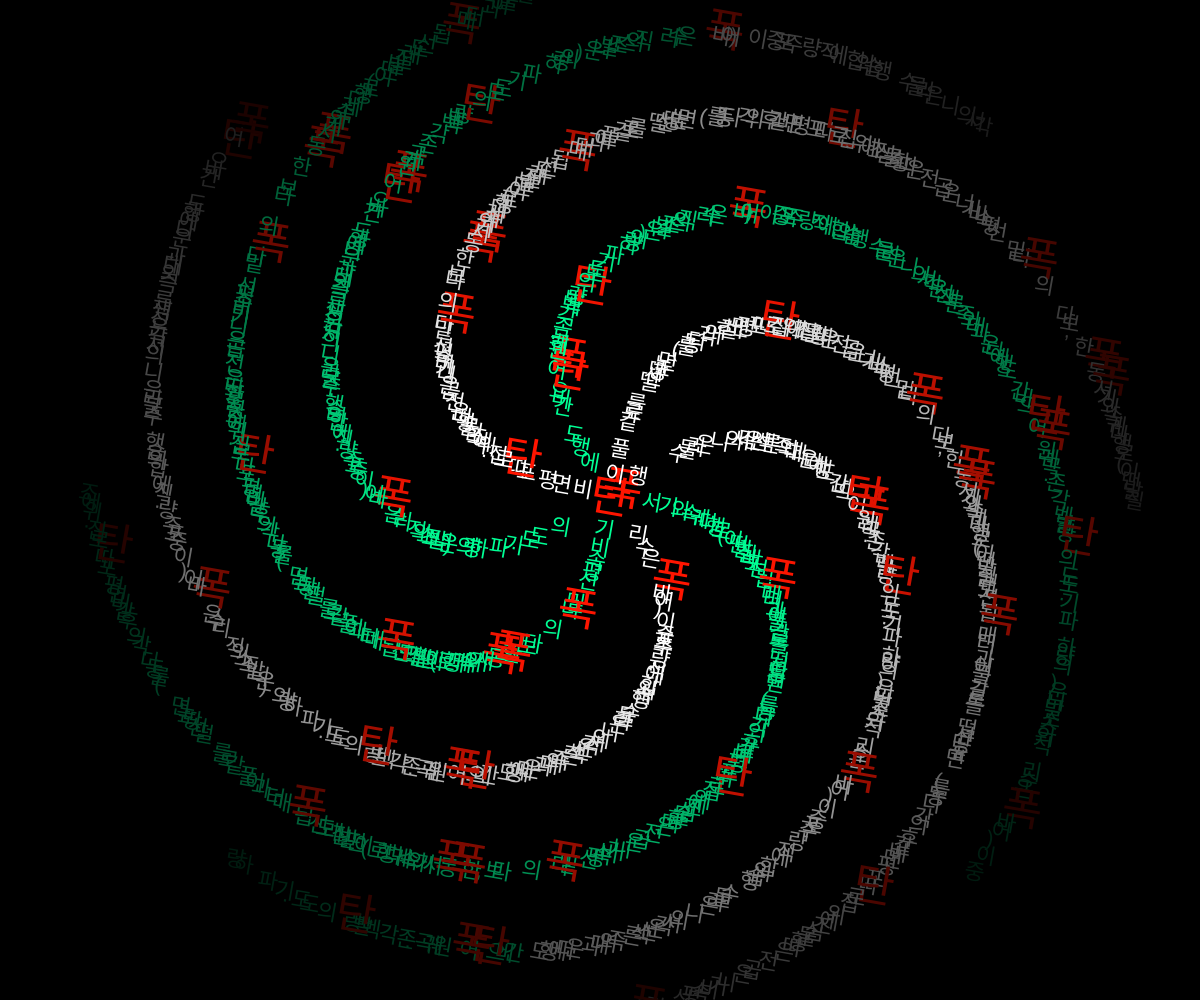
Frame 1 (no input)
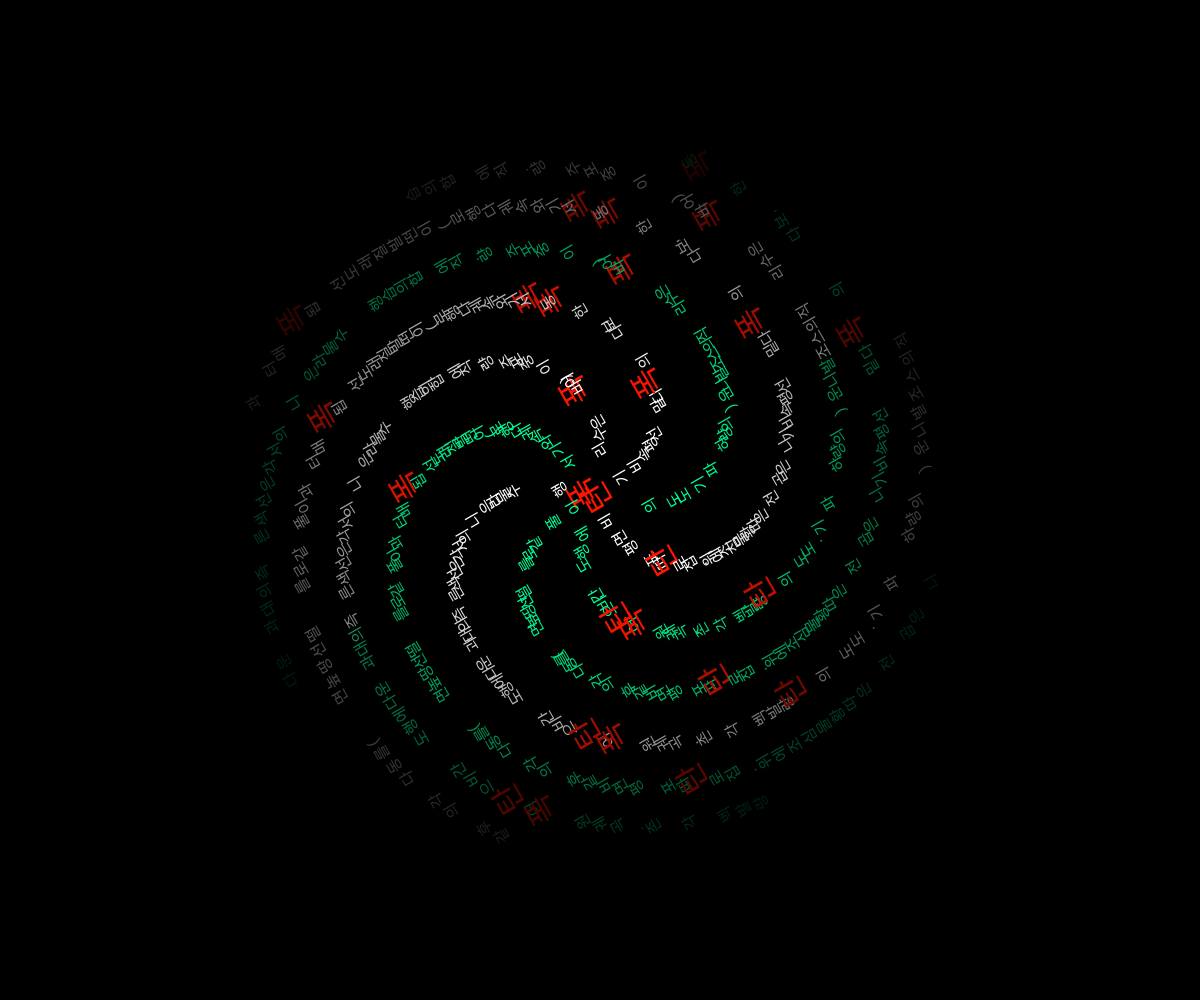
Frame 60 (no input)
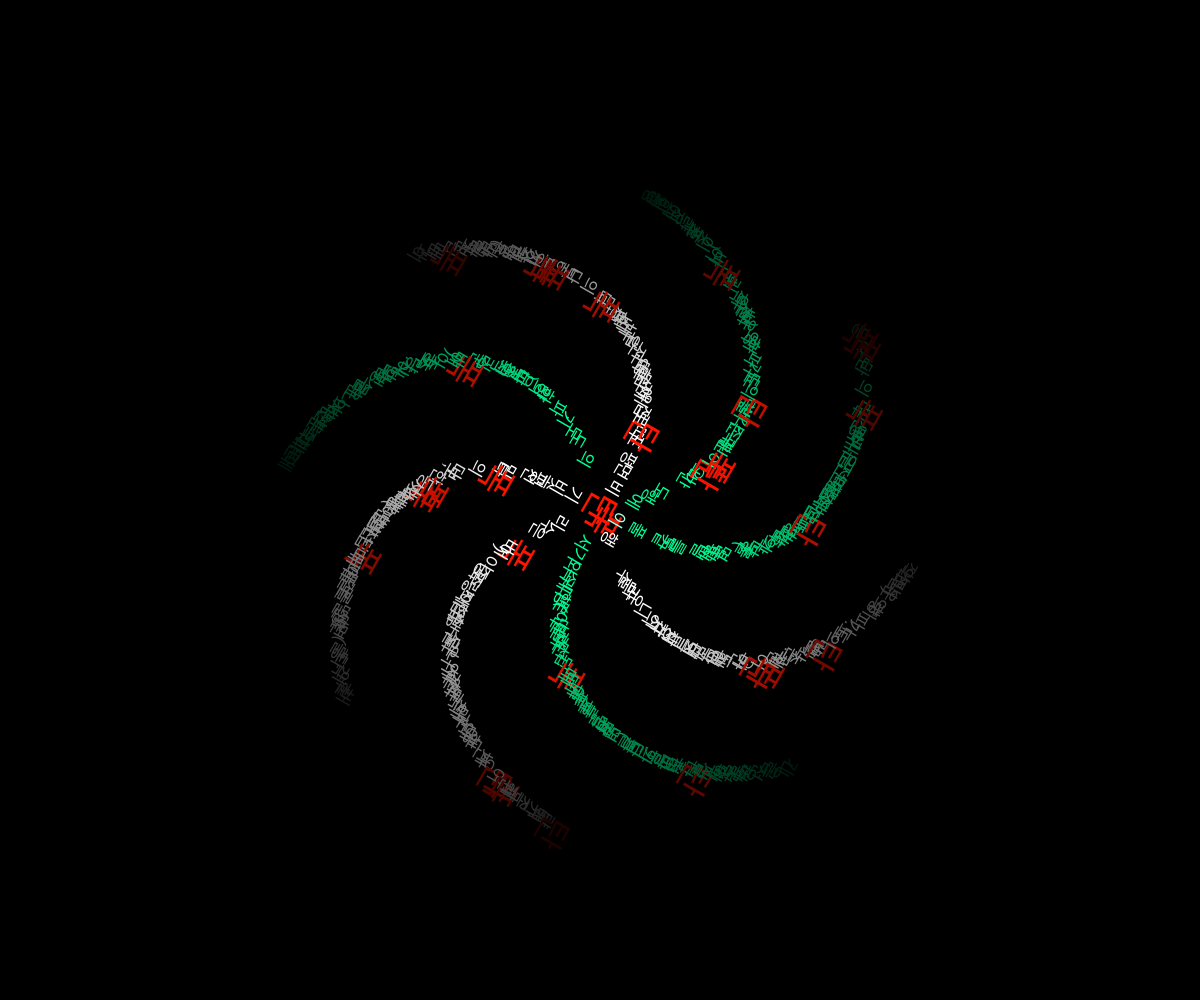
Frame 120 (the mouse pressed at the canvas centre since frame 60)

The p5.js sketch that drew these frames (run headless with seeded random() and noise() and a simulated clock; from frame 60 on, the mouse is pressed at the canvas centre):

// p5.js sketch
// ── sketch.js
var n = 0;
var c = 4;
var doDraw = true;

var sentance; 
var cnt = 0;

function setup() {
    createCanvas(innerWidth, innerHeight);
    angleMode(DEGREES);
    colorMode(HSB);
    background(0);
    frameRate(60);

    sentance = "폭탄이 비행기에서 풀리면 비행기의 수평 속도와 같은 수평 속도로 포물선 궤도를 따라 간다. 폭탄은 비행기 바로 밑으로 떨어집니다 (파선). 폭탄이 땅 위의 어떤 높이에서 폭발하면 조각의 질량 중심은 원래의 포물선 궤도 (주황색 곡선)를 따른다. 운동량은 보존됩니다. 즉, 폭발 직전의 각 조각에 대한 매스의 곱과 벡터의 합은 폭발 직후의 운동량과 같습니다";
}

function draw() {

    push();
    translate(innerWidth/2, innerHeight/2);
    var r = frameCount*10 % 360;
    rotate(r);
    // console.log(r);

    doDraw = true;
    background(0);

    var max = noise(frameCount/20) * 2000;
    var ka = 134 + noise(frameCount/50) * 1.7;
    var space = 1 + noise(frameCount/30) * 4;
    var ts = 10 + noise(frameCount/10) * 20;

    if (doDraw) {

        // fill(155, 100 * cos(a/3) * 255, 200);
        for (var i = 0; i < max; i+=1) {

            // var a = i * 135.6;
            var a = i * ka;
            var r = c * sqrt(i);

            var x = space * r * cos(a); 
            var y = space * r * sin(a);

            var curChar = sentance[i%sentance.length];
            // console.log(curChar);

            fill(155, 100 * cos(a/3) * 255, 10 + 100 * ((max - i)/max));
            textSize(ts);

            if (curChar === '폭' || curChar === '탄') {
                fill(5, 100, 10 + 100 * ((max - i)/max));
                textSize(ts*2);
            };

            text(curChar, x, y);
            // vertex(x, y);
    
        }
 
        
/*

    //    var a = n * 137.3;
        // var a = n * 137.5;
        var a = n * 137.6;
        var r = c * sqrt(n);

        // var x = 2 * r * cos(a) + innerWidth/2;
        // var y = 2 * r * sin(a) + innerHeight/2;
        var x = 2 * r * cos(a);
        var y = 2 * r * sin(a);

        fill(155, 100 * cos(a/3) * 255, 200);
        textSize(10);
        noStroke();
            

    //    if (n % 3 == 0) {
        //    ellipse(x, y, random(4, 8), random(4, 10));    
        var curChar = sentance[n%sentance.length];
        if (curChar === '폭' || curChar === '탄') {
            fill(5, 100, 100);
            textSize(20);
        };


        text(curChar, x, y);
    //    }

        n++;

*/
    }
    pop();

    // console.log(sentance[cnt]);
    // cnt++;
    // if (cnt >= sentance.length) cnt = 0;
}


function keyTyped() {
    if (key === 'p'){
        doDraw = !doDraw;
    }
}
